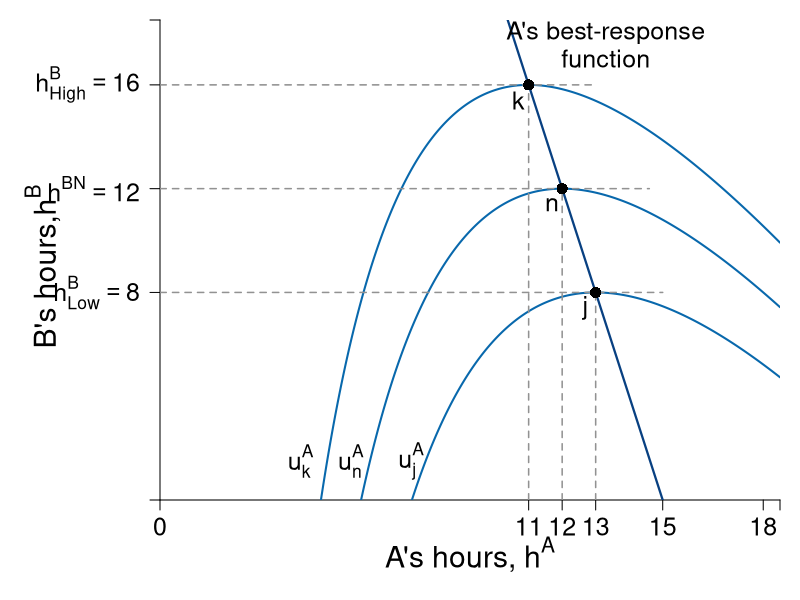

Write R code to recreate this figure.
  require(shape)
  pdf(file = "coordination_failures/coordination_indiff_brf.pdf", width = 9, height = 7)
  
  #Set parameters for graphics
  pointsize <- 1.8
  axislabelsize <- 1.8
  labelsize <- 1.5
  namesize <- 1.8
  annotatesize <- 1.5
  graphlinewidth <- 2
  segmentlinewidth <- 1.5
  
  COL <- c("#7fc97f", "#beaed4", "#fdc086", "#ffff99", "#386cb0", "#f0027f", "#bf5b17", "#666666")
  COLA <- c("#99d8c9","#66c2a4","#41ae76", "#238b45", "#005824")
  COLB <- c("#4eb3d3", "#2b8cbe", "#0868ac","#084081")
  Grays <- gray.colors(25, start =1, end = 0)
  
  par(mar =  c(5, 8, 1, 1))
  
  # uA <- function(ea, eb, alpha = 16, beta = 1/24) {
  #   alpha*(1 - beta*eb)*ea - 0.5*(ea)^2
  # }
  
  uA <- function(ea, eb, alpha = 30, beta = 1/2) {
    (alpha - beta*(ea+eb))*ea - 0.5*(ea)^2
  }
  
  hANE <- function(alpha, beta = 1/2){
    alpha/(1 + 3*beta)
  }
  
  brfA <- function(ea, alpha = 30, beta = 1/2) {
    (alpha - ea*(1 + 2*beta))/(beta)
  }
  
  # brfA <- function(ea, alpha = 16, beta = 1/24) {
  #   (alpha - ea)/(alpha * beta)
  # }
  
  
  xlims <- c(0, 18.5)
  ylims <- c(0, 18.5)
  
  npts <- 501 
  x <- seq(xlims[1], xlims[2], length.out = npts)
  y <- seq(ylims[1], ylims[2], length.out = npts) 
  a <- c(uA(11, brfA(11)), 
         uA(hANE(alpha = 30, beta = 1/2), hANE(alpha = 30, beta = 1/2)), 
         uA(13, brfA(13))
  )
  
  plot(0, 0, xlim = xlims, ylim = ylims, type = "n",
       xlab = expression(paste("")),
       ylab = expression(paste("")), 
       xaxt = "n", 
       yaxt = "n", 
       cex.lab = axislabelsize, 
       bty = "n",
       xaxs="i", 
       yaxs="i")
  
  # ticksy <- seq(from = 0, to = ylims[2], by = 2)
  # ylabels <- seq(from = 0, to = ylims[2], by = 2)
  # ticksx <- seq(from = 0, to = xlims[2], by = 2)
  # xlabels <- seq(from = 0, to = xlims[2], by = 2)
  ticksy <- c(0,  brfA(13), 12,  brfA(11), ylims[2])
  ylabels <- c(NA, expression(paste(h[Low]^B) == 8), expression(paste(h^{BN}) == 12), expression(paste(h[High]^B) == 16), NA)
  ticksx <- c(0, 11, 12, 13,  15, 18, xlims[2])
  xlabels <- c(0, 11, 12, 13, 15, 18, NA)
  
  
axis(1, at = ticksx, pos = 0, labels = FALSE)
axis(2, at = ticksy, pos = 0, labels = ylabels, las = 1, cex.axis = labelsize)

text(x = c(0, 11, 12, 13, 15, 18), par("usr")[3] - 0.4, 
     labels = xlabels, srt = 0, pos = 1, xpd = TRUE, cex = labelsize)
  
npts <- 500 
xx1 <- seq(xlims[1], xlims[2], length.out = npts)
lines(xx1, brfA(xx1, alpha = 30, beta = 1/2), col = COLB[4], lwd = graphlinewidth + 0.2)
  
  
  contour(y, x, 
          outer(x, y, uA),
          drawlabels = FALSE,
          col = COLB[3],
          lwd = graphlinewidth,
          levels = a, 
          xaxs="i", 
          yaxs="i", 
          add = TRUE) 
  
  text(0.5*xlims[2], -2.1, expression(paste("A's hours, ", h^A)), xpd = TRUE, cex = axislabelsize)
  text(-3.5, 9, expression(paste("B's hours,", h^B)), xpd = TRUE, cex = axislabelsize, srt = 90) 
  
  #Label the iso-welfare functions for the A
  text(4.2, 1.5, expression(u[k]^A), cex = annotatesize)
  text(5.7, 1.5, expression(u[n]^A), cex = annotatesize)
  text(7.5, 1.5, expression(u[j]^A), cex = annotatesize)
  
  #Label Nash Equilibrium 
  segments(0, 12, 14.6, 12, lty = 2, col = Grays[18], lwd = segmentlinewidth)
  segments(12, 0, 12, 12, lty = 2, col = Grays[18], lwd = segmentlinewidth)
  points(12, 12, pch = 16, col = "black", cex = 1.5)
  #text(11.3, 11.1, expression(paste("Nash Equilibrium")))
  text(12 - 0.3, 12 - 0.6, expression(paste("n")), cex = labelsize)
  
  
  
segments(0,  brfA(13),  13 + 2,  brfA(13), lty = 2, col = Grays[18], lwd = segmentlinewidth)
segments(13, 0,  13,  brfA(13), lty = 2, col = Grays[18], lwd = segmentlinewidth)
points(13, brfA(ea = 13), pch = 16, col = "black", cex = 1.5)
text(13 - 0.3, brfA(ea = 13) - 0.6, expression(paste("j")), cex = labelsize)
  
segments(0, brfA(11), 11 + 2, brfA(11), lty = 2, col = Grays[18], lwd = segmentlinewidth)
segments(11, 0, 11, brfA(11), lty = 2, col = Grays[18], lwd = segmentlinewidth)
points(11, brfA(11), pch = 16, col = "black", cex = 1.5)
text(11 - 0.3, brfA(11) - 0.6, expression(paste("k")), cex = labelsize)
  
text(13.3, 18, expression(paste("A's best-response")), xpd = TRUE, cex = labelsize)
text(13.3, 17, expression(paste("function")), xpd = TRUE, cex = labelsize)
# text(17, 16.2, expression(paste(h^{A}*(h^B) == frac(alpha - beta*h^B, 1 + 2*beta))), xpd = TRUE, cex = labelsize)
#Arrows(14, 18.5, 11, 18.5, col = "black", lty = 1, lwd = 2, arr.type = "triangle", arr.lwd = 0.5)
  
  
  
dev.off()
